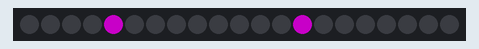
Recording of a sketch running on a simulated Arduino Uno, built with avr-gcc and run on an emulated ATmega328P. On the bench: 21 RGB LEDs in strip order, left to right. Dim RGB values are drawn brighter than linear.

Above: at 0.76 s.
At 1.46 s:
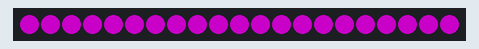
At 3.6 s:
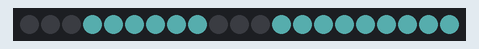
At 5.6 s:
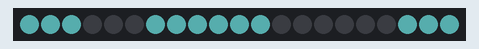
At 9.6 s:
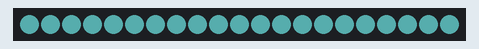
At 10.6 s:
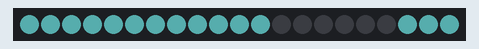

Measured:
- by itself, everything shown: repeats every 12.5 s, in 23 steps
- what the display in image 2 shows lasts 1.0 s, from 3.5 s to 4.5 s
- what the display in image 5 shows lasts 2.0 s, from 10.5 s to 12.5 s

The sketch:

neo-segment.ino
```cpp
#include <Adafruit_NeoPixel.h>


#define PIN            6
#define PIXELS_PER_SEGMENT	3
#define DIGITS 1

Adafruit_NeoPixel strip = Adafruit_NeoPixel(PIXELS_PER_SEGMENT * 7 * DIGITS, PIN, NEO_GRB + NEO_KHZ800);

byte segments[10] = {
  0b1111110,
  0b0011000,
  0b0110111,
  0b0111101,
  0b1011001,
  0b1101101,
  0b1101111,
  0b0111000,
  0b1111111,
  0b1111001
};

void writeDigit(int index, int value) {
  byte seg = segments[value];
  for (int i = 6; i >= 0; i--) {
    int offset = index * (PIXELS_PER_SEGMENT * 7) + i * PIXELS_PER_SEGMENT;
    uint32_t color = seg & 0x01 != 0 ? strip.Color(25, 50, 50) : strip.Color(0, 0, 0);
    for (int x = offset; x < offset + PIXELS_PER_SEGMENT; x++) {
      strip.setPixelColor(x, color);
    }
    seg = seg >> 1;
  }
}

void setup() {
  strip.begin();
}

int c = 0;
int b = 0;

void loop() {
  clearDisplay();

  animateLoop(true, true);
  animateLoop(false, false);

  for (int i = 0; i < 10; i++) {
    writeDigit(0, i);
    strip.show();
    delay(1000);
  }

  strip.show();
  delay(1000);
}

void writeClock(int hour, int minute) {
  int num = hour * 100 + minute;
  for (int i = DIGITS - 1; i >= 0; i--) {
    writeDigit(i, num % 10);
    num /= 10;
  }
}

void clearDisplay() {
  for (int i = 0; i < strip.numPixels(); i++) {
    strip.setPixelColor(i, strip.Color(0, 0, 0));
  }
}

void animateLoop(bool fromInner, bool clearing) {

  for (int b = fromInner ? 0 : 7; fromInner ? b < 7 : b >= 0; b += (fromInner ? 1 : -1)) {
    if (clearing) {
      clearDisplay();
    }
    switch (b) {
      case 0:
        strip.setPixelColor(19, strip.Color(100, 0, 100));
        break;
      case 1:
        strip.setPixelColor(20, strip.Color(100, 0, 100));
        strip.setPixelColor(18, strip.Color(100, 0, 100));
        break;
      case 2:
        strip.setPixelColor(0, strip.Color(100, 0, 100));
        strip.setPixelColor(8, strip.Color(100, 0, 100));
        strip.setPixelColor(9, strip.Color(100, 0, 100));
        strip.setPixelColor(17, strip.Color(100, 0, 100));
        break;
      case 3:
        strip.setPixelColor(1, strip.Color(100, 0, 100));
        strip.setPixelColor(7, strip.Color(100, 0, 100));
        strip.setPixelColor(10, strip.Color(100, 0, 100));
        strip.setPixelColor(16, strip.Color(100, 0, 100));
        break;
      case 4:
        strip.setPixelColor(2, strip.Color(100, 0, 100));
        strip.setPixelColor(6, strip.Color(100, 0, 100));
        strip.setPixelColor(11, strip.Color(100, 0, 100));
        strip.setPixelColor(15, strip.Color(100, 0, 100));
        break;
      case 5:
        strip.setPixelColor(3, strip.Color(100, 0, 100));
        strip.setPixelColor(5, strip.Color(100, 0, 100));
        strip.setPixelColor(12, strip.Color(100, 0, 100));
        strip.setPixelColor(14, strip.Color(100, 0, 100));
        break;
      case 6:
        strip.setPixelColor(4, strip.Color(100, 0, 100));
        strip.setPixelColor(13, strip.Color(100, 0, 100));
        break;
      default: break;
    }
    strip.show();
    delay(100);
  }
}
```
